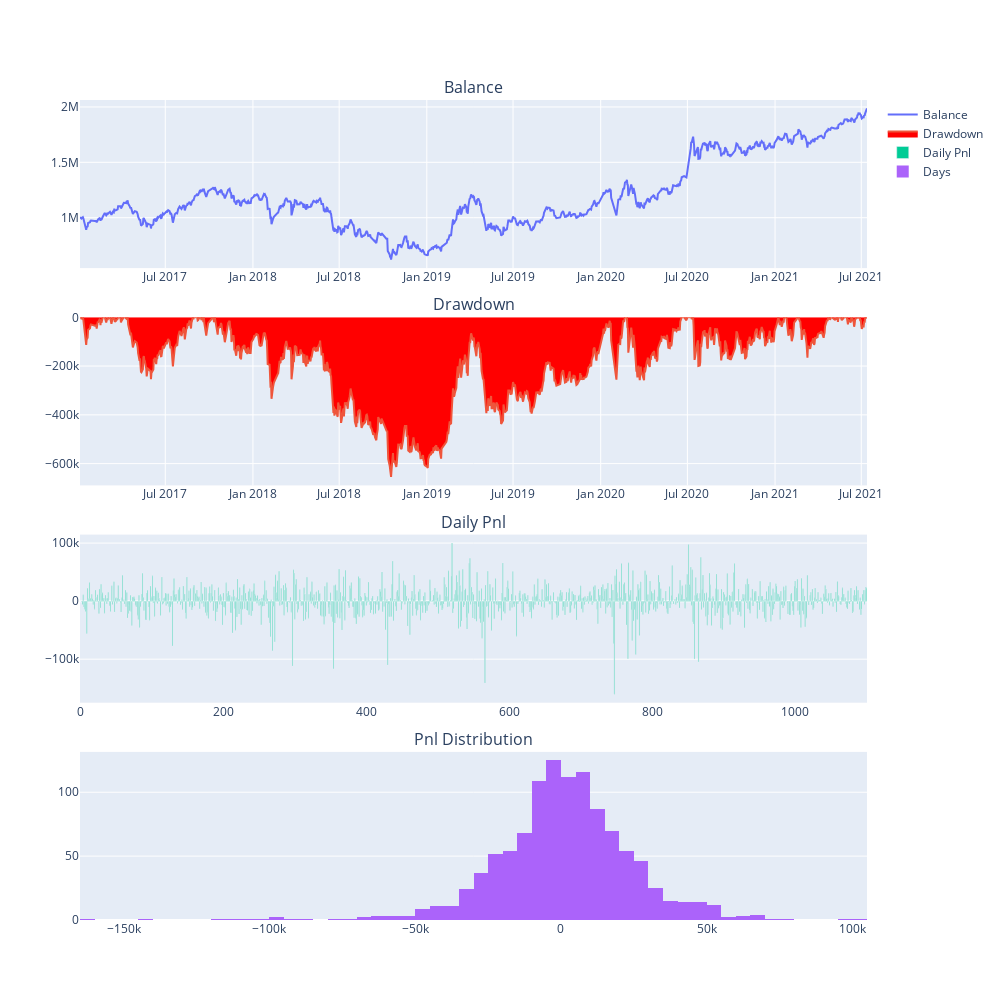

Notebook cell for this chart:
### Code cell
engine.calculate_statistics()
engine.show_chart()

### Figure 1 — Plotly figure (JSON) as saved in the notebook; plotly's stock layout.template omitted (floating-point values rounded to 4 significant figures; data arrays with more than 128 entries replaced by an {"elided": "..."} marker saying what was removed)
{"data": [{"mode": "lines", "name": "Balance", "type": "scatter", "x": {"elided": "1101 str values"}, "xaxis": "x", "y": {"elided": "1101 float values"}, "yaxis": "y"}, {"fill": "tozeroy", "fillcolor": "red", "mode": "lines", "name": "Drawdown", "type": "scatter", "x": {"elided": "1101 str values"}, "xaxis": "x2", "y": {"elided": "1101 float values"}, "yaxis": "y2"}, {"name": "Daily Pnl", "type": "bar", "xaxis": "x3", "y": {"elided": "1101 float values"}, "yaxis": "y3"}, {"name": "Days", "nbinsx": 100, "type": "histogram", "x": {"elided": "1101 float values"}, "xaxis": "x4", "yaxis": "y4"}], "layout": {"annotations": [{"font": {"size": 16}, "showarrow": false, "text": "Balance", "x": 0.5, "xanchor": "center", "xref": "paper", "y": 1, "yanchor": "bottom", "yref": "paper"}, {"font": {"size": 16}, "showarrow": false, "text": "Drawdown", "x": 0.5, "xanchor": "center", "xref": "paper", "y": 0.735, "yanchor": "bottom", "yref": "paper"}, {"font": {"size": 16}, "showarrow": false, "text": "Daily Pnl", "x": 0.5, "xanchor": "center", "xref": "paper", "y": 0.47, "yanchor": "bottom", "yref": "paper"}, {"font": {"size": 16}, "showarrow": false, "text": "Pnl Distribution", "x": 0.5, "xanchor": "center", "xref": "paper", "y": 0.205, "yanchor": "bottom", "yref": "paper"}], "height": 1000, "width": 1000, "xaxis": {"anchor": "y", "domain": [0, 1]}, "xaxis2": {"anchor": "y2", "domain": [0, 1]}, "xaxis3": {"anchor": "y3", "domain": [0, 1]}, "xaxis4": {"anchor": "y4", "domain": [0, 1]}, "yaxis": {"anchor": "x", "domain": [0.795, 1]}, "yaxis2": {"anchor": "x2", "domain": [0.53, 0.735]}, "yaxis3": {"anchor": "x3", "domain": [0.265, 0.47]}, "yaxis4": {"anchor": "x4", "domain": [0, 0.205]}}}
